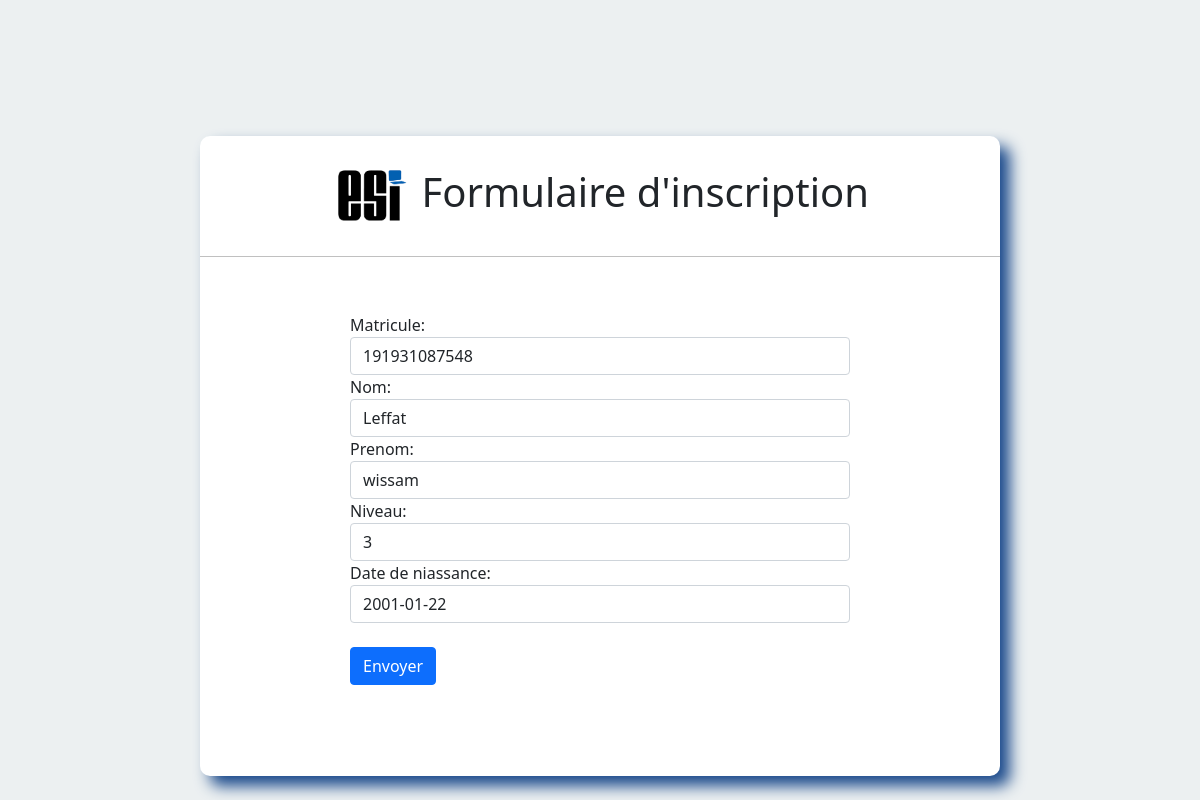
Page /sMod/7/ on the committed database.
### satgesiV2/models.py (models this page shows)
class Stagiere (models.Model):
    matricule = models.PositiveIntegerField()
    NomStagiere = models.CharField(max_length=50)
    PrenomStagiere = models.CharField(max_length=50)
    niveau = models.PositiveIntegerField()
    DateNaissance = models.DateField()
    idf_Groupe = models.ForeignKey("GroupeStagiaire", on_delete=models.SET_NULL,null=True,blank=True)

### satgesiV2/views.py (the view)
# urls.py: path('sMod/<str:pk>/',modS,name="modifS"),
def modS (request, pk):
   s = Stagiere.objects.get(id=pk)
   form = StagieresForm(instance=s)
   if request.method == "POST":
       form = StagieresForm(data=request.POST,instance=s)
       if form.is_valid():
           form.save()
           return redirect("accept")
   return render(request,'fourthpage.html',{"formEtud":form})

### satgesiV2/formEtud.py
class StagieresForm(ModelForm):
    class Meta:
        model = Stagiere
        fields = ('matricule','NomStagiere','PrenomStagiere','niveau','DateNaissance')
        widgets={
            'matricule': forms.NumberInput(attrs={'class':'form-control','placeholder':'Matricule'}),
            'NomStagiere': forms.TextInput(attrs={'class':'form-control','placeholder':'Nom'}),
            'PrenomStagiere': forms.TextInput(attrs={'class':'form-control','placeholder':'Prenom'}),
            'niveau':forms.NumberInput(attrs={'class':'form-control','placeholder':'Niveau d\'etude'}),
            'DateNaissance':forms.DateInput(attrs={'class':'form-control','placeholder':'Date de niassance'}),
        }
        labels={
              'NomStagiere':'Nom',
              'PrenomStagiere' : 'Prenom',
               'niveau':'Niveau',
               'DateNaissance':'Date de niassance',
         }

### satgesiV2/templates/fourthpage.html (shortened to what this page needs)
<!DOCTYPE html>
<html lang="en">
    <head>
      <link href="https://cdn.jsdelivr.net/npm/bootstrap@5.1.3/dist/css/bootstrap.min.css" rel="stylesheet">
        {% load static %}
        <link rel="stylesheet" href="{% static 'css/FrourthPage-GE.css' %}">
    </head>
<body>
    <div class="center">
         <h1>  <img src="/static/png/icon3.png" alt="logo du site " width= "80" > Formulaire d'inscription</h1>
        <br><br>
        <form method="POST">
          {{formEtud}}
           <br>
          <button type="submit" class="btn btn-primary">Envoyer</button>
      </form>
</div>
</body>
</html>

### satgesiV2/static/css/FrourthPage-GE.css (style rules this page uses)
body { margin: 0; padding: 0; background: #ecf0f1; height: 100vh; overflow: hidden; }
.center { position: absolute; top: 57%; left: 50%; transform: translate(-50%, -50%); width: 800px; height: 80vh; background:white; border-radius: 10px; box-shadow: 10px 10px 15px rgb(26,73,139); }
.center h1 { text-align: center; padding: 20px 0; border-bottom: 1px solid silver; }
.center form { padding: 0px 150px; box-sizing: border-box; }

### rows in the picture
Stagiere: matricule "191931087548", NomStagiere "Leffat", PrenomStagiere "wissam", niveau "3", DateNaissance "2001-01-22"
